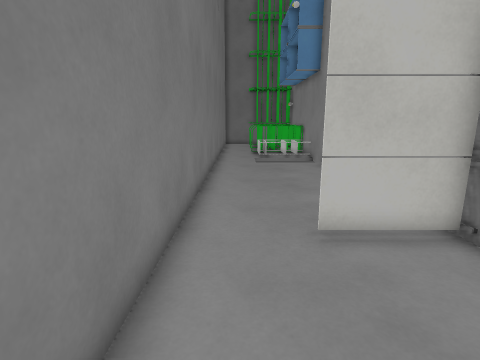
[1] (above)

14 first-person views from a walk through a 3-D level made in the Godot game engine. The camera is 1.3 m above the floor, tilts 12° down and sees 80° across. The floor is counted in squares, 0.5 m on a side. Each view is taken from the middle of a square. On the plan, view 1 faces up. The plan holds only what a view shows up to about 19 squares ahead; the rest is blank. The place goes on beyond the plan. Flat picture figures and markers are not drawn.

[2]
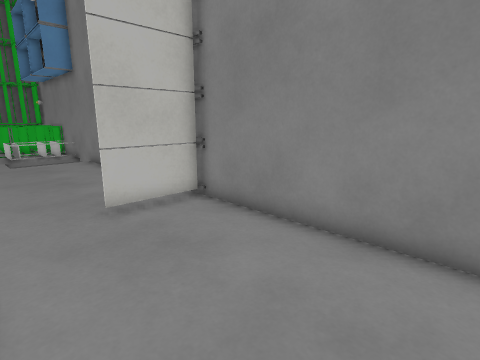

[3]
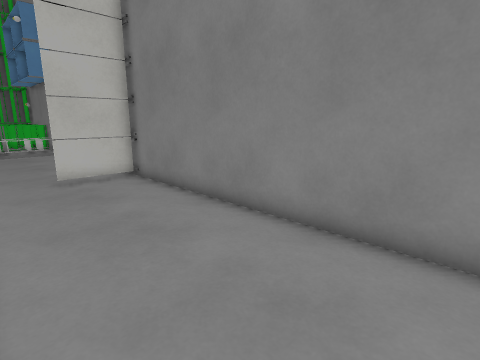

[4]
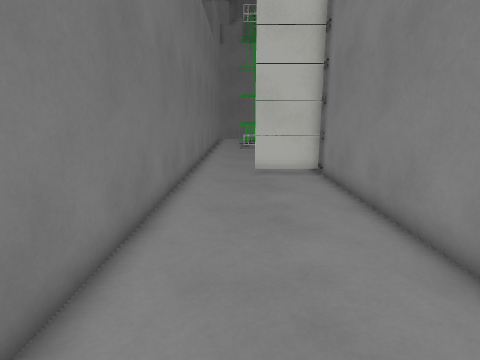

[5]
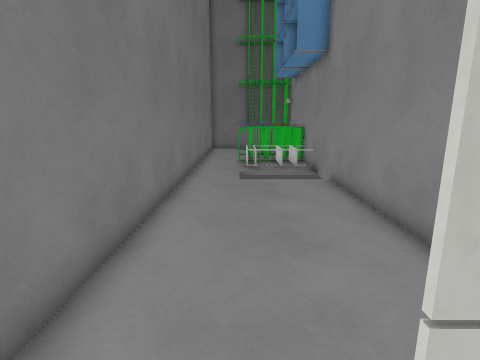

[6]
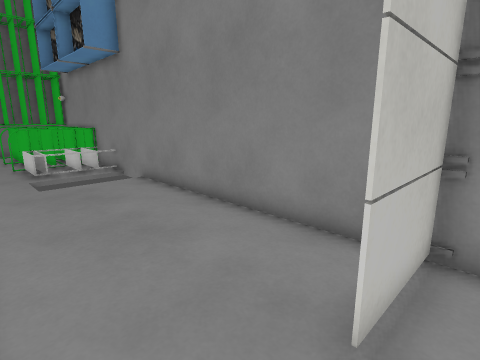

[7]
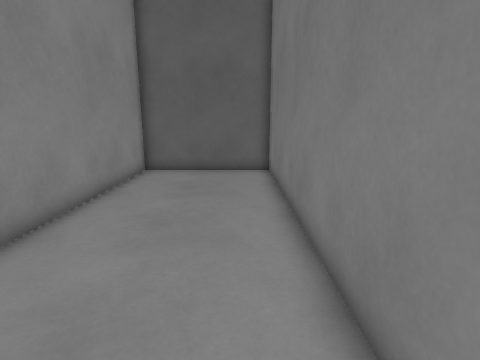

[8]
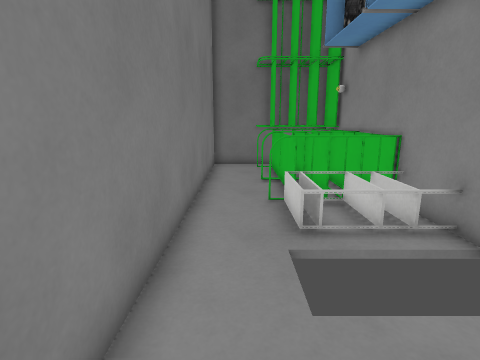

[9]
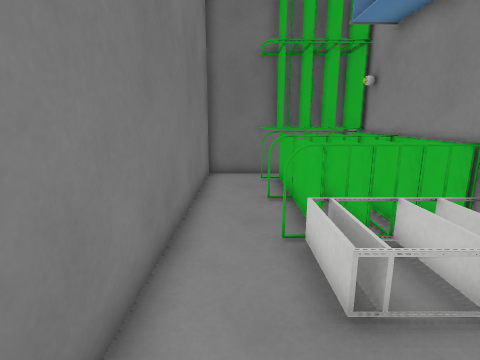

[10]
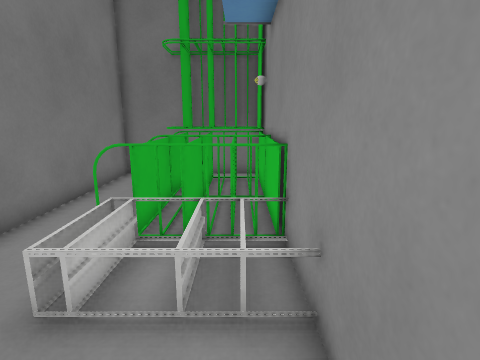

[11]
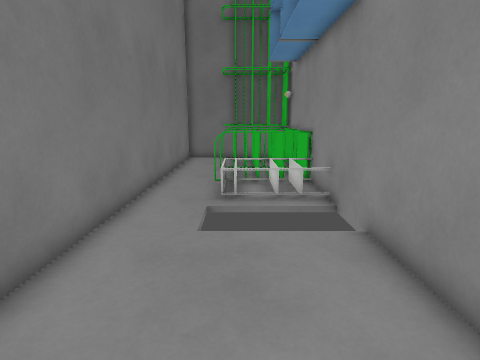

[12]
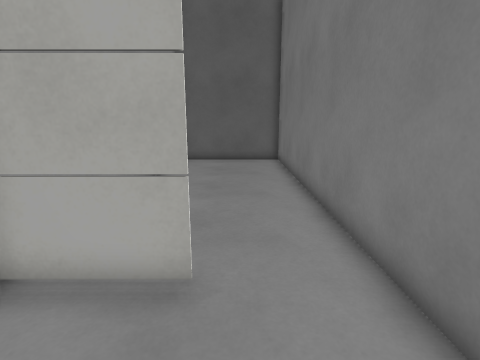

[13]
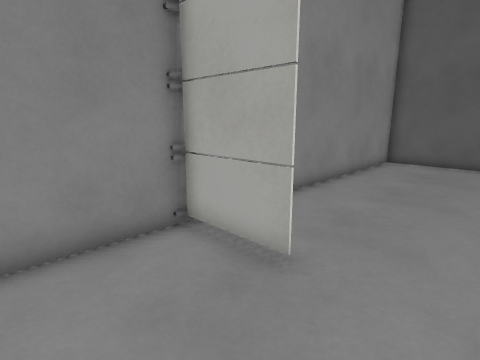

[14]
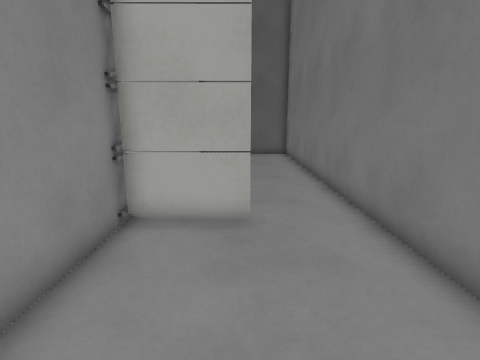

### Floor plan
Ten units are one square. View 1 is at (0, 0); x grows to the right and y downward. Boxes are objects, and circles mark ways between rooms. Rooms are numbered by the first view taken in them; rooms with no view inside come last. Other rooms are left out.
<svg viewBox="-20 -313 75 406">
<path fill="none" stroke="#000" d="M-15 -54 -15 88 50 88 50 -60M49 -60 16 -60M16 -60 49 -60M-15 -176 -15 -54M50 -60 50 -186M-15 -266 -15 -226M50 -230 50 -260M33 -259 10 -262M33 -261 17 -260M48 -229 48 -261 9 -261M30 -308 -15 -308 -15 -266M50 -286 15 -286M50 -260 50 -300M50 -294 13 -294"/>
<rect x="15" y="-255" width="10" height="20" fill="#bbb"><title>other object</title></rect>
<rect x="25" y="-255" width="10" height="20" fill="#bbb"><title>other object</title></rect>
<rect x="35" y="-255" width="10" height="20" fill="#bbb"><title>other object</title></rect>
<rect x="15" y="-285" width="10" height="20" fill="#bbb"><title>other object</title></rect>
<rect x="25" y="-285" width="10" height="20" fill="#bbb"><title>other object</title></rect>
<rect x="35" y="-285" width="10" height="20" fill="#bbb"><title>other object</title></rect>
<circle cx="0" cy="-60" r="3" fill="#2a7"/>
<circle cx="-5" cy="-260" r="3" fill="#2a7"/>
<text x="10" y="10">1</text>
<text x="10" y="-120">2</text>
<text x="10" y="-250">3</text>
<text x="10" y="-280">4</text>
</svg>
Room 1 opens to room 2. Room 3 opens to room 4.

Where each view was taken, in squares from view 1:
view 1: 0 up, 0 right, facing up
view 2: 2 down, 1 left, facing up-right
view 3: 7 down, 1 left, facing up-right
view 4: 8 down, 1 right, facing up
view 5: 5 up, 1 right, facing up
view 6: 5 up, 1 left, facing up-right
view 7: 6 up, 0 right, facing down
view 8: 14 up, 0 right, facing up
view 9: 17 up, 0 right, facing up
view 10: 17 up, 4 right, facing up
view 11: 11 up, 2 right, facing up
view 12: 10 up, 1 right, facing down
view 13: 10 up, 1 left, facing down-right
view 14: 13 up, 2 right, facing down
